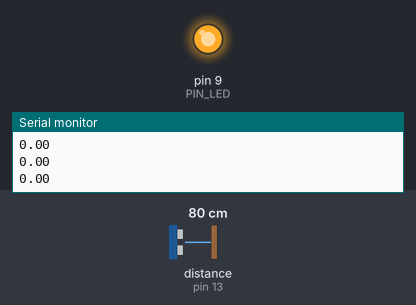
This sketch was run on a simulated Arduino Uno, built with avr-gcc and run on an emulated ATmega328P. Shown: output pins drawn as LEDs (lit = HIGH), the last lines printed to the serial monitor. Wiring (inferred from the names in the program): ultrasonic range finder: trigger pin 12; echo pin 13. The inputs (shaded band) are chosen by the test bench; at power-on: distance to the obstacle (sensor on pin 13) 80 cm. The echo pulse lasts 58.3 µs per cm; pins used as bus, display or sensor lines are not drawn.

Above: at 1.2 s.
1.3 s: distance to the obstacle (sensor on pin 13) set to 18 cm
4.3 s: distance to the obstacle (sensor on pin 13) set to 2 cm
At 4.3 s:
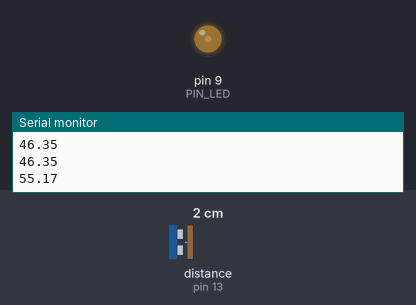
Timing chart, 0 to 7.3 s (numbered marks = the images above; inputs shaded):
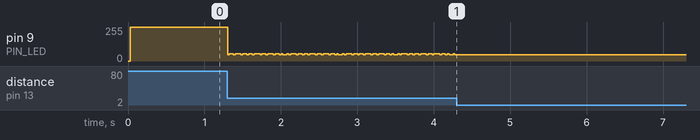

Measured:
- after the input at 4.3 s, pin 9 (PIN_LED): stops changing and stays 46/255

The sketch:

08_example_3.ino
```cpp
// Arduino pin assignment
#define PIN_LED 9
#define PIN_TRIG 12
#define PIN_ECHO 13

// configurable parameters
#define SND_VEL 346.0 // sound velocity at 24 celsius degree (unit: m/s)
#define INTERVAL 25 // sampling interval (unit: ms)
#define _DIST_MIN 100 // minimum distance to be measured (unit: mm)
#define _DIST_MAX 300 // maximum distance to be measured (unit: mm)

// global variables
float timeout; // unit: us
float dist_min, dist_max, dist_raw; // unit: mm
unsigned long last_sampling_time; // unit: ms
float scale; // used for pulse duration to distance conversion
float last_reading; //이전 리딩값
float red; //밝기제어

void setup() {
// initialize GPIO pins
  pinMode(PIN_LED,OUTPUT);
  pinMode(PIN_TRIG,OUTPUT);
  digitalWrite(PIN_TRIG, LOW);
  pinMode(PIN_ECHO,INPUT);

// initialize USS related variables
  dist_min = _DIST_MIN;
  dist_max = _DIST_MAX;
  timeout = (INTERVAL / 2) * 1000.0; // precalculate pulseIn() timeout value. (unit: us)
  dist_raw = 0.0; // raw distance output from USS (unit: mm)
  scale = 0.001 * 0.5 * SND_VEL;
  last_reading = 0; //에러방지


// initialize serial port
  Serial.begin(57600);

// initialize last sampling time
  last_sampling_time = 0;
}

void loop() {
// wait until next sampling time.
// millis() returns the number of milliseconds since the program started. Will overflow after 50 days.
  if(millis() < last_sampling_time + INTERVAL) return;

// get a distance reading from the USS
  dist_raw = USS_measure(PIN_TRIG,PIN_ECHO);

// output the read value to the serial port
  Serial.println(red);
  /*Serial.print("Min:0,");
  Serial.print("raw:");
  Serial.print(dist_raw);
  Serial.print(",");
  Serial.println("Max:400");*/

// turn on the LED if the distance is between dist_min and dist_max
  if(dist_raw < dist_min || dist_raw > dist_max) {
    analogWrite(PIN_LED, 255);
  }
  else { // 200에서 최대 100,300에서 최소
    if (dist_raw <= 200){
      red = 255 * (200 - dist_raw) / 100;
    }
    else{
      red = 255 * (dist_raw - 200) / 100;
    }
    analogWrite(PIN_LED, red);
  }

// update last sampling time
  last_sampling_time += INTERVAL;
}

// get a distance reading from USS. return value is in millimeter.
float USS_measure(int TRIG, int ECHO)
{
  float reading;
  digitalWrite(TRIG, HIGH);
  delayMicroseconds(10);
  digitalWrite(TRIG, LOW);
  reading = pulseIn(ECHO, HIGH, timeout) * scale; // unit: mm
  if(reading < dist_min || reading > dist_max) reading = 0.0; // return 0 when out of range.
  if(reading == 0) reading = last_reading; //리딩값이 0이면 이전값 사용
  last_reading = reading; //리딩값 저장
  return reading;
  // Pulse duration to distance conversion example (target distance = 17.3m)
  // - round trip distance: 34.6m
  // - expected pulse duration: 0.1 sec, or 100,000us
  // - pulseIn(ECHO, HIGH, timeout) * 0.001 * 0.5 * SND_VEL
  //           = 100,000 micro*sec * 0.001 milli/micro * 0.5 * 346 meter/sec
  //           = 100,000 * 0.001 * 0.5 * 346 * micro * sec * milli * meter
  //                                           ----------------------------
  //                                           micro * sec
  //           = 100 * 173 milli*meter = 17,300 mm = 17.3m
  // pulseIn() returns microseconds.
}
```
